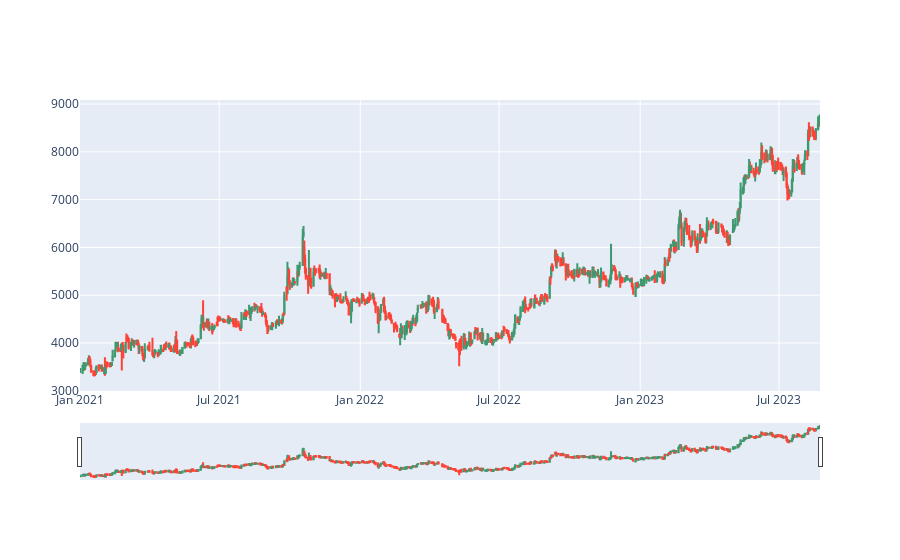

Notebook code cell kept with this figure:
### Code cell
df = pd.read_csv("../data/cleaned_stocks/stock_4")
fig = go.Figure(data=[go.Candlestick(x=df['time'],
                open=df['Open'],
                high=df['High'],
                low=df['Low'],
                close=df['Close'])])

fig.show()

### Figure 1 — Plotly figure (JSON) as saved in the notebook; plotly's stock layout.template omitted (floating-point values rounded to 4 significant figures; data arrays with more than 128 entries replaced by an {"elided": "..."} marker saying what was removed)
{"data": [{"close": {"elided": "655 float values"}, "high": {"elided": "655 float values"}, "low": {"elided": "655 float values"}, "open": {"elided": "655 float values"}, "type": "candlestick", "x": {"elided": "655 str values"}}], "layout": {}}
